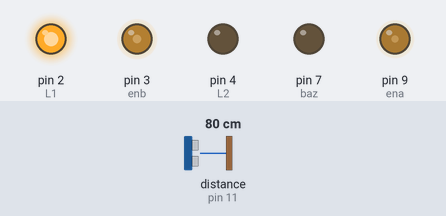
Simulated run of this sketch. Board: Arduino Uno, built with avr-gcc and run on an emulated ATmega328P. On the bench: output pins drawn as LEDs (lit = HIGH). Wiring (inferred from the names in the program): ultrasonic range finder: trigger pin 8; echo pin 11. Inputs (shaded band) come from the test bench; at power-on: distance to the obstacle (sensor on pin 11) 80 cm. The echo pulse lasts 58.3 µs per cm; pins used as bus, display or sensor lines are not drawn.

Above: at 1.3 s.
1.4 s: distance to the obstacle (sensor on pin 11) set to 29 cm
2.9 s: distance to the obstacle (sensor on pin 11) set to 25 cm
At 3.9 s:
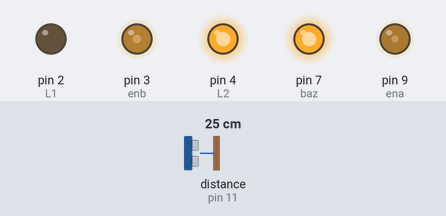
4.5 s: distance to the obstacle (sensor on pin 11) set to 35 cm
At 4.9 s:
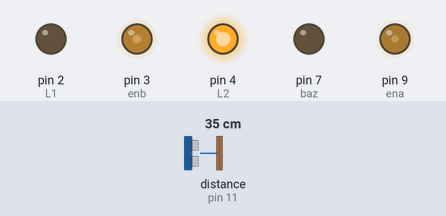
6.5 s: distance to the obstacle (sensor on pin 11) set to 2 cm
At 7.3 s:
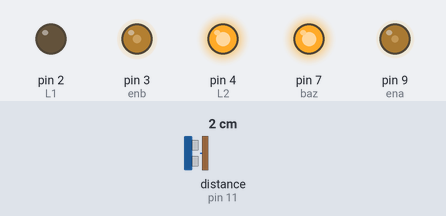
8.0 s: distance to the obstacle (sensor on pin 11) set to 60 cm
At 9.7 s:
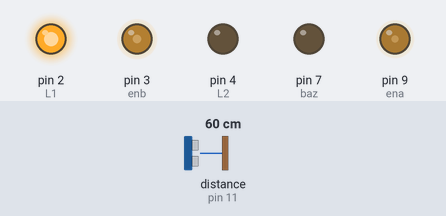
Timing chart, 0 to 11.0 s (numbered marks = the images above; inputs shaded):
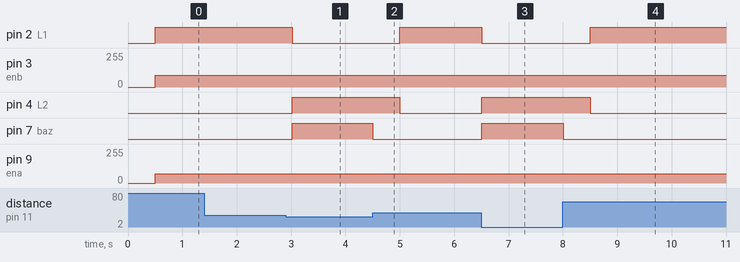

The sketch:

Object_Avoider.ino
```cpp
const int EchoPin = 11;
const int TrigPin = 8;
const int L1 = 2;
const int L2 = 4;
const int R1 = 12;
const int R2 = 13;
const int ena = 9;
const int enb = 3;
int baz = 7;
void setup() {
   pinMode(TrigPin, OUTPUT);
  pinMode(EchoPin, INPUT);
  pinMode(L1, OUTPUT);
  pinMode(L2, OUTPUT);
  pinMode(R1, OUTPUT);
  pinMode(R2, OUTPUT);
  Serial.begin(9600);
  pinMode(baz,OUTPUT);
}
long Duration, Distance;

void loop() {

  digitalWrite(TrigPin, LOW);
  delayMicroseconds(2);
  digitalWrite(TrigPin, HIGH);
  delayMicroseconds(5);
  digitalWrite(TrigPin, LOW);
  Duration = pulseIn(EchoPin, HIGH);
  Distance = ((Duration*0.034)/2);


  if(Distance<=25){
    digitalWrite(baz,HIGH);
  analogWrite(ena,70);
  analogWrite(enb,90);
  digitalWrite(L1, LOW);
  digitalWrite(L2, HIGH);
  digitalWrite(R1, LOW);
  digitalWrite(R2, HIGH);
  //delay(500);
  }

   /*if(Distance<30){
  analogWrite(ena,70);
  analogWrite(enb,80);
  digitalWrite(L1, LOW);
  digitalWrite(L2, HIGH);
  digitalWrite(R1, LOW);
  digitalWrite(R2, HIGH);
  delay(500);
  }*/

   else {
    digitalWrite(baz,LOW);
    delay(500);
  analogWrite(ena,70);
  analogWrite(enb,90);
  digitalWrite(L1, HIGH);
  digitalWrite(L2, LOW);
  digitalWrite(R1, HIGH);
  digitalWrite(R2, LOW);
  //delay(500);
  }


}
```

Measured:
- the behaviour switches between 27 and 26 cm on distance to the obstacle (sensor on pin 11) (found by bisection; images 0 and 1)
- after the input at 1.4 s, every drawn part: stays the same
- after the input at 2.9 s, pin 2 (L1): HIGH → LOW after 0.12 s; pin 4 (L2), pin 7 (baz): LOW → HIGH after 0.12 s
- after the input at 4.5 s, pin 2 (L1): LOW → HIGH after 0.50 s; pin 4 (L2): HIGH → LOW after 0.50 s; pin 7 (baz): HIGH → LOW at once
- after the input at 6.5 s, pin 2 (L1): HIGH → LOW at once; pin 4 (L2), pin 7 (baz): LOW → HIGH at once
- after the input at 8.0 s, pin 2 (L1): LOW → HIGH after 0.50 s; pin 4 (L2): HIGH → LOW after 0.50 s; pin 7 (baz): HIGH → LOW at once
